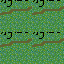

Rendered tile map (Tiled .tmx) drawn with the repository's tilesets; below, a short description and the full map source, tile grids included:
An orthogonal 2x2 tile map with 32x32 px tiles, 2 tile layers (Tile Layer 1, Tile Layer 2).

<map version="1.0" orientation="orthogonal" width="2" height="2" tilewidth="32" tileheight="32">
 <tileset firstgid="1" name="worldmapcompleteph7" tilewidth="32" tileheight="32">
  <image source="../TileSets/worldmapcompleteph7.png" width="640" height="480" />
 </tileset>
 <layer name="Tile Layer 1" width="2" height="2">
  <data>
   <tile gid="65" />
   <tile gid="65" />
   <tile gid="65" />
   <tile gid="65" />
  </data>
 </layer>
 <layer name="Tile Layer 2" width="2" height="2">
  <data>
   <tile gid="71" />
   <tile gid="71" />
   <tile gid="71" />
   <tile gid="71" />
  </data>
 </layer>
</map>
